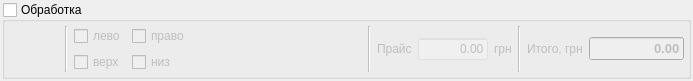
<?xml version="1.0" encoding="UTF-8"?>
<ui version="4.0">
 <class>FinishTask</class>
 <widget class="QWidget" name="FinishTask">
  <property name="geometry">
   <rect>
    <x>0</x>
    <y>0</y>
    <width>693</width>
    <height>75</height>
   </rect>
  </property>
  <property name="windowTitle">
   <string>Form</string>
  </property>
  <layout class="QVBoxLayout" name="verticalLayout_2">
   <property name="margin">
    <number>2</number>
   </property>
   <item>
    <widget class="QGroupBox" name="checkGroup">
     <property name="maximumSize">
      <size>
       <width>16777215</width>
       <height>16777215</height>
      </size>
     </property>
     <property name="title">
      <string>Обработка</string>
     </property>
     <property name="checkable">
      <bool>true</bool>
     </property>
     <property name="checked">
      <bool>false</bool>
     </property>
     <layout class="QVBoxLayout" name="verticalLayout_4">
      <property name="margin">
       <number>4</number>
      </property>
      <item>
       <layout class="QHBoxLayout" name="horizontalLayout">
        <item>
         <widget class="ProductWidget" name="product" native="true">
          <property name="minimumSize">
           <size>
            <width>50</width>
            <height>0</height>
           </size>
          </property>
         </widget>
        </item>
        <item>
         <widget class="Line" name="line">
          <property name="orientation">
           <enum>Qt::Vertical</enum>
          </property>
         </widget>
        </item>
        <item>
         <widget class="QFrame" name="checksFrame">
          <property name="styleSheet">
           <string notr="true">QFrame {background: transparent;}</string>
          </property>
          <property name="frameShape">
           <enum>QFrame::NoFrame</enum>
          </property>
          <property name="frameShadow">
           <enum>QFrame::Raised</enum>
          </property>
          <layout class="QVBoxLayout" name="verticalLayout">
           <property name="margin">
            <number>0</number>
           </property>
           <item>
            <layout class="QGridLayout" name="gridLayout_2">
             <property name="spacing">
              <number>6</number>
             </property>
             <item row="0" column="0">
              <widget class="QCheckBox" name="left">
               <property name="text">
                <string>лево</string>
               </property>
              </widget>
             </item>
             <item row="0" column="1">
              <widget class="QCheckBox" name="right">
               <property name="text">
                <string>право</string>
               </property>
              </widget>
             </item>
             <item row="1" column="0">
              <widget class="QCheckBox" name="top">
               <property name="text">
                <string>верх</string>
               </property>
              </widget>
             </item>
             <item row="1" column="1">
              <widget class="QCheckBox" name="down">
               <property name="text">
                <string>низ</string>
               </property>
              </widget>
             </item>
            </layout>
           </item>
          </layout>
         </widget>
        </item>
        <item>
         <spacer name="horizontalSpacer">
          <property name="orientation">
           <enum>Qt::Horizontal</enum>
          </property>
          <property name="sizeHint" stdset="0">
           <size>
            <width>40</width>
            <height>20</height>
           </size>
          </property>
         </spacer>
        </item>
        <item>
         <widget class="Line" name="line_3">
          <property name="orientation">
           <enum>Qt::Vertical</enum>
          </property>
         </widget>
        </item>
        <item>
         <widget class="QLabel" name="label">
          <property name="text">
           <string>Прайс</string>
          </property>
         </widget>
        </item>
        <item>
         <widget class="MoneyEdit" name="price">
          <property name="minimumSize">
           <size>
            <width>70</width>
            <height>0</height>
           </size>
          </property>
          <property name="maximumSize">
           <size>
            <width>70</width>
            <height>16777215</height>
           </size>
          </property>
          <property name="styleSheet">
           <string notr="true">background: rgba(255, 255, 255, 55)</string>
          </property>
          <property name="text">
           <string>0.00</string>
          </property>
          <property name="alignment">
           <set>Qt::AlignRight|Qt::AlignTrailing|Qt::AlignVCenter</set>
          </property>
          <property name="readOnly">
           <bool>true</bool>
          </property>
         </widget>
        </item>
        <item>
         <widget class="QLabel" name="label_2">
          <property name="styleSheet">
           <string notr="true">background: transparent</string>
          </property>
          <property name="text">
           <string>грн</string>
          </property>
         </widget>
        </item>
        <item>
         <widget class="Line" name="line_2">
          <property name="orientation">
           <enum>Qt::Vertical</enum>
          </property>
         </widget>
        </item>
        <item>
         <widget class="QLabel" name="label_15">
          <property name="styleSheet">
           <string notr="true">background: transparent</string>
          </property>
          <property name="text">
           <string>Итого, грн</string>
          </property>
         </widget>
        </item>
        <item>
         <widget class="MoneyEdit" name="totalInput">
          <property name="minimumSize">
           <size>
            <width>95</width>
            <height>0</height>
           </size>
          </property>
          <property name="maximumSize">
           <size>
            <width>95</width>
            <height>16777215</height>
           </size>
          </property>
          <property name="font">
           <font>
            <pointsize>10</pointsize>
            <weight>75</weight>
            <bold>true</bold>
           </font>
          </property>
          <property name="text">
           <string>0.00</string>
          </property>
          <property name="alignment">
           <set>Qt::AlignRight|Qt::AlignTrailing|Qt::AlignVCenter</set>
          </property>
         </widget>
        </item>
       </layout>
      </item>
     </layout>
    </widget>
   </item>
  </layout>
 </widget>
 <customwidgets>
  <customwidget>
   <class>MoneyEdit</class>
   <extends>QLineEdit</extends>
   <header>utility/moneyedit.h</header>
  </customwidget>
  <customwidget>
   <class>ProductWidget</class>
   <extends>QWidget</extends>
   <header>widgets/stock/productwidget.h</header>
   <container>1</container>
  </customwidget>
 </customwidgets>
 <resources/>
 <connections/>
</ui>
